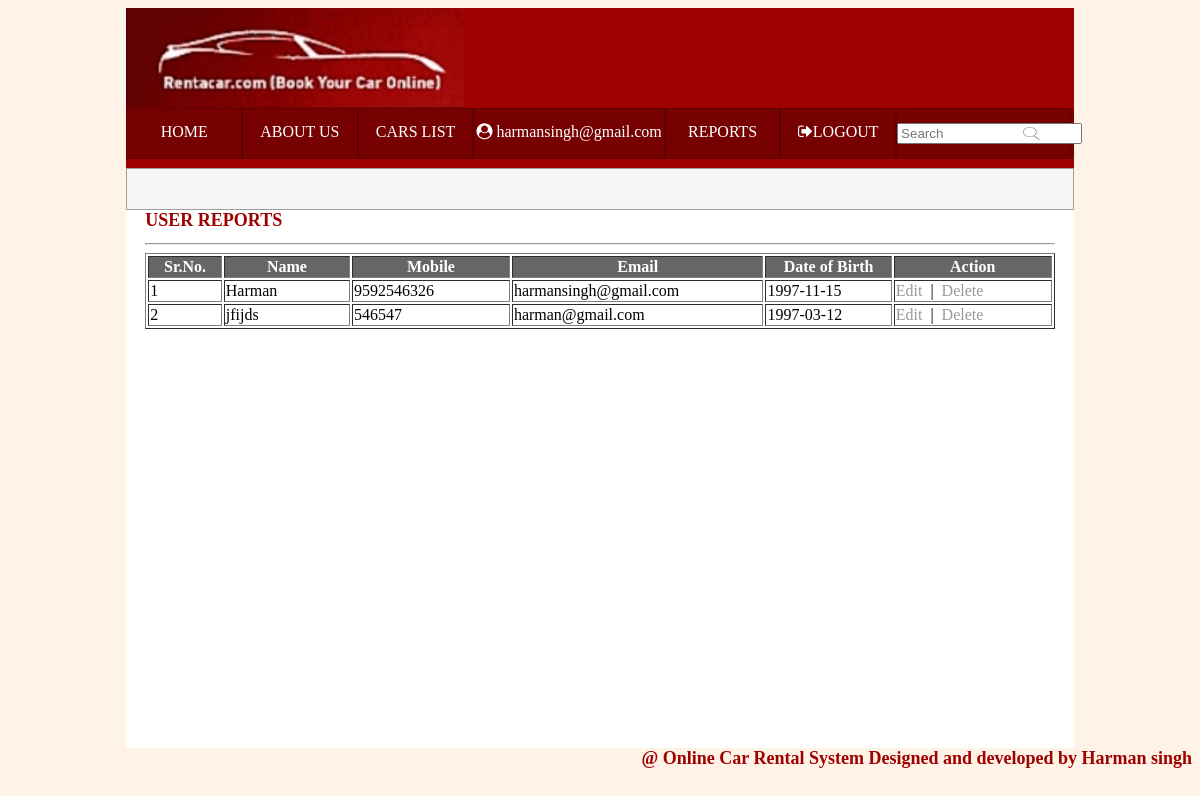
/admin/user_reports.php (signed in), run on the app's committed database.
### tables this page shows
CREATE TABLE `tbl_users` (
  `user_id` int(11) NOT NULL,
  `username` varchar(60) NOT NULL,
  `email` varchar(60) NOT NULL,
  `password` varchar(255) NOT NULL
);

CREATE TABLE `users` (
  `id` int(11) NOT NULL,
  `name` varchar(255) NOT NULL,
  `email` varchar(255) NOT NULL,
  `password` varchar(255) NOT NULL,
  `mobile` bigint(20) NOT NULL,
  `dob` date NOT NULL,
  `address` varchar(255) NOT NULL,
  `city` varchar(255) NOT NULL,
  `state` varchar(255) NOT NULL,
  `country` varchar(255) NOT NULL
);

### admin/user_reports.php (the view, shortened to what this page needs)
<?php
include("common/connect.php");
$query = $con->query("SELECT * FROM tbl_users WHERE user_id=".$_SESSION['userSession']);
$userRow=$query->fetch_array();
?>
<?php
include("common/connect.php");
?>
<!DOCTYPE HTML>
<html>
<head>
<link href="css/style.css" rel="stylesheet" type="text/css"/>
<link rel="stylesheet" href="../font-awesome/css/font-awesome.min.css">
</head>
<body>
<div class="mainbox" style="height:740px;">
<div class="header">
<div class="headercar"><img src="img/headercar.png"style="height:100px;"/></div>
<div class="linksheader">
<div class="link" align="center"><a href="home.php">HOME</a></div>
<div class="link" align="center"><a href="about.php">ABOUT US</a></div>
<div class="link" align="center"><a href="car_listing.php">CARS LIST</a></div>
<div style="width:20%; height:35px; float:left; padding-top:14px;border:1px solid #5E0000;" align="center">
<div class="dropdown">
<span class="fa fa-user-circle"></span>&nbsp;<?php echo $userRow['email']; ?>
</div>
</div>
<div class="link" align="center">
<div class="dropdown">
<span>REPORTS</span>
</div>
</div>
<div class="link" align="center"><a href="logout.php?logout"><span class="fa fa-sign-out"></span>LOGOUT</a></div>
<div style="width:18.3%; height:35px; float:left; padding-top:14px;border:1px solid #5E0000;">
<div style="width:40%; float:left;"><input type="search" name="search" placeholder="Search"/></div>
<div style="width:30%; height:10px; padding-top:1px;  float:right;"><img src="img/search.jpg" style="width:50%; height:19px; float:left;"/></div></div>
</div>
</div>
<div class="bar"></div>
<div class="tablebox">
<div class="heading">USER REPORTS</div><hr/>
<table border="1">
<tr>
<th style="width:4%;">Sr.No.</th>
<th style="width:8%;">Name</th>
<th style="width:10%;">Mobile</th>
<th style="width:12%;">Email</th>
<th style="width:8%;">Date of Birth</th>
<th style="width:10%;">Action</th>
</tr>
<?php
$select="select * from users";
$sql=mysqli_query($con,$select) or die("error");
$i=1;
while($row=mysqli_fetch_array($sql,MYSQLI_ASSOC)){
?>
<tr>
<td><?php echo $i;?></td>
<td><?php echo $row['name']; ?></td>
<td><?php echo $row['mobile']; ?></td>
<td><?php echo $row['email']; ?></td>
<td><?php echo $row['dob']; ?></td>
<td><a href="add_users.php?eid=<?php echo $row['id'];?>"><span style="color:#999999;">Edit</span></a>&nbsp; | &nbsp;<a href="user_reports.php?did=<?php echo $row['id'];?>"><span style="color:#999999;">Delete</span></a></td>
</tr>
<?php $i++;} ?>
</table>
</div>
</div>
<div class="heading" align="right">@ Online Car Rental System Designed and developed by Harman singh</div>
</body>
</html>

### admin/css/style.css (style rules this page uses)
th { background-color:#666666; color:#FFFFFF; }
a { text-decoration:none; color:#FFFFFF; }
body { background-color:#FFF2E6; }
.mainbox { width:80%; height:1180px; margin-left:10%; margin-right:10%; background-color:#FFFFFF; }
.header { width:100%; height:160px; background-color:#9F0000; }
.headercar { width:100%; height:100px; }
.linksheader { width:100%; height:50px; background-color:#770000; }
.link { width:12%; height:35px; float:left; padding-top:14px; border:1px solid #5E0000; }
.heading { width:100%; height:25px; color:#9F0000; font-weight:600; font-size:18px; }
.bar { width:99.8%; height:40px; border:1px solid #9F9F9F; background-color:#F5F5F5; }
.tablebox { width:96%; height:500px; margin-left:2%; margin-right:2%; border:0px solid black; }
.dropdown { position: relative; display: inline-block; color:#FFFFFF; }

### data on the page
tbl_users: email "harmansingh@gmail.com"
users: name "Harman", mobile "9592546326", email "harmansingh@gmail.com", dob "1997-11-15"
users: name "jfijds", mobile "546547", email "harman@gmail.com", dob "1997-03-12"
